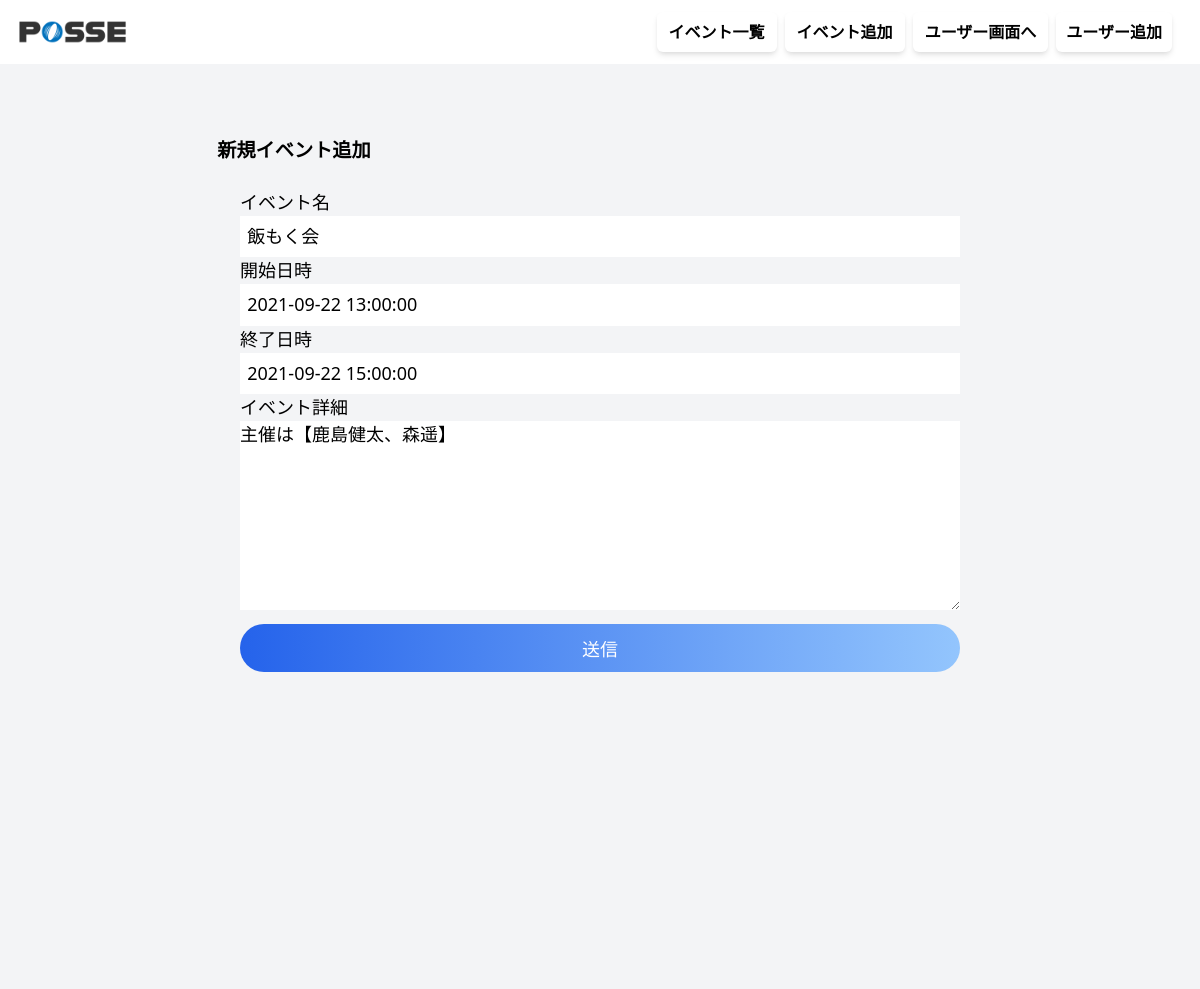
The app's page /manage/eventadd/eventform.php?event_id=4 (signed in) with its own data.
### tables this page shows
CREATE TABLE `events` (
  `id` int NOT NULL,
  `name` varchar(10) NOT NULL,
  `start_at` datetime DEFAULT NULL,
  `end_at` datetime DEFAULT NULL,
  `created_at` datetime DEFAULT CURRENT_TIMESTAMP,
  `updated_at` datetime DEFAULT CURRENT_TIMESTAMP ON UPDATE CURRENT_TIMESTAMP,
  `deleted_at` datetime DEFAULT NULL
);

CREATE TABLE `event_details` (
  `id` int NOT NULL,
  `event_id` int NOT NULL,
  `text` text NOT NULL
);

### src/manage/eventadd/eventform.php (the view, shortened to what this page needs)
<?php include($_SERVER['DOCUMENT_ROOT'] . "/dbconnect.php");
$eventId = $_GET['event_id'];
?>
<?php if (isset($eventId)) { ?>
    <?php
    $detail_contents_value = "SELECT* FROM events INNER JOIN event_details ON events.id = event_details.event_id WHERE events.id = $eventId";
    $detail_contents = $db->query($detail_contents_value)->fetch();
    $events_value = "SELECT * FROM events WHERE events.id = $eventId";
    $events = $db->query($events_value)->fetch();
  } ?>
<!DOCTYPE html>
<html lang="ja">
<head>
  <link href="https://unpkg.com/tailwindcss@^2/dist/tailwind.min.css" rel="stylesheet">
  <link rel="stylesheet" href="index.css">
</head>
<body class="bg-gray-100 h-screen">
  <header class="bg-white h-16">
    <div class="flex justify-between items-center w-full h-full mx-auto pl-2 pr-5">
      <div class="h-full ">
      <a href="/manage/eventlist/index.php"><img src="/img/header-logo.png" alt="posseロゴ" class="h-full"></a>
      </div>
      <div class="box1">
        <div class="box px-3 py-2 text-md font-bold mr-2 rounded-md shadow-md bg-white"><a href="/manage/eventlist/index.php">イベント一覧</a></div>
        <div class="box px-3 py-2 text-md font-bold mr-2 rounded-md shadow-md bg-white"><a href="/manage/eventadd/eventform.php">イベント追加</a></div>
        <div class="box px-3 py-2 text-md font-bold mr-2 rounded-md shadow-md bg-white"><a href="/">ユーザー画面へ</a></div>
        <div class="box py-2 header__add_user__button text-md font-bold mr-2 rounded-md shadow-md bg-white"><a href="/auth/signup">ユーザー追加</a></div>
      </div>
    </div>
  </header>
  <main class="bg-gray-100 h-screen">
    <div class="form ">
      <h2 class="title">新規イベント追加</h2>
      <form class="event__add__form bg-gray-100 h-screen" action="/manage/eventadd/eventadd.php" method="post">
        <p class="sub">イベント名</p>
        <input class="event__add__form__event__name  event__add__form__item" type="textarea" name="name" value="<?= $events['name'] ?>">
        <p class="sub">開始日時</p>
        <input placeholder="2020-08-09 20:00:00" class="event__add__form__event__date event__add__form__item" type="text" name="start_at" value="<?= $events['start_at'] ?>">
        <p class="sub">終了日時</p>
        <input placeholder="2020-08-09 22:00:00" class="event__add__form__event__date event__add__form__item" type="text" name="end_at" value="<?= $events['end_at'] ?>">
        <p class="sub">イベント詳細</p>
        <textarea class="event__add__form__event__detail" name="text" rows="7" cols="150"><?= $detail_contents["text"] ?></textarea>
        <input type="submit" value="送信" class="event__add__form__button w-full p-3 text-md text-white bg-blue-400 rounded-3xl bg-gradient-to-r from-blue-600 to-blue-300">
      </form>
    </div>
  </main>
</body>
</html>

### src/manage/eventadd/index.css (style rules this page uses)
.box { cursor: pointer; }
.form { padding-top: 6%; background-color: #F3F4F6; }
.box1 { display: flex; }
.title { font-weight: bold; font-size: larger; text-align: center; padding-right: 51%; margin-bottom: 2%; }
.sub { font-weight: normal; }
.event__add__form { display: flex; flex-direction: column; width: 60%; margin: 0 auto; font-size: 18px; color: #000000; font-weight: bold; }
.event__add__form__event__date { background-color: #FFFFFF; }
.event__add__form__event__detail { background-color: #FFFFFF; }
.event__add__form__button { margin-top: 2%; height: 48px; background-color: #3F78EF; cursor: pointer; }
.event__add__form__item { padding: 1% 1%; }
.header__add_user__button { padding-right: 10px; padding-left: 10px; }

### records on screen
events: name "飯もく会", start_at "2021-09-22 13:00:00", end_at "2021-09-22 15:00:00"
event_details: text "主催は【鹿島健太、森遥】"
